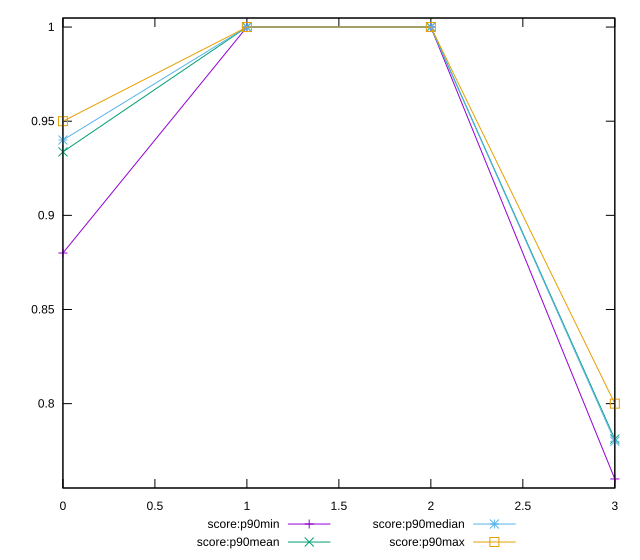

This figure's gnuplot source:
reset

$scoreP90Min <<EOF
0 0.88
1 1
2 1
3 0.76
EOF

$scoreP90Mean <<EOF
0 0.9337234042553186
1 1
2 1
3 0.7811702127659573
EOF

$scoreP90Median <<EOF
0 0.94
1 1
2 1
3 0.78
EOF

$scoreP90Max <<EOF
0 0.95
1 1
2 1
3 0.8
EOF

set key outside below
set xrange [0:3]
set yrange [0.7552:1.0048]
set trange [0.7552:1.0048]
set terminal svg size 640, 560 enhanced background rgb 'white'
set output "reports/report_00031_2021-02-24T23-18-18.084Z/total-blocking-time/progression/score.svg"

plot $scoreP90Min title "score:p90min" with linespoints, \
     $scoreP90Mean title "score:p90mean" with linespoints, \
     $scoreP90Median title "score:p90median" with linespoints, \
     $scoreP90Max title "score:p90max" with linespoints

reset
